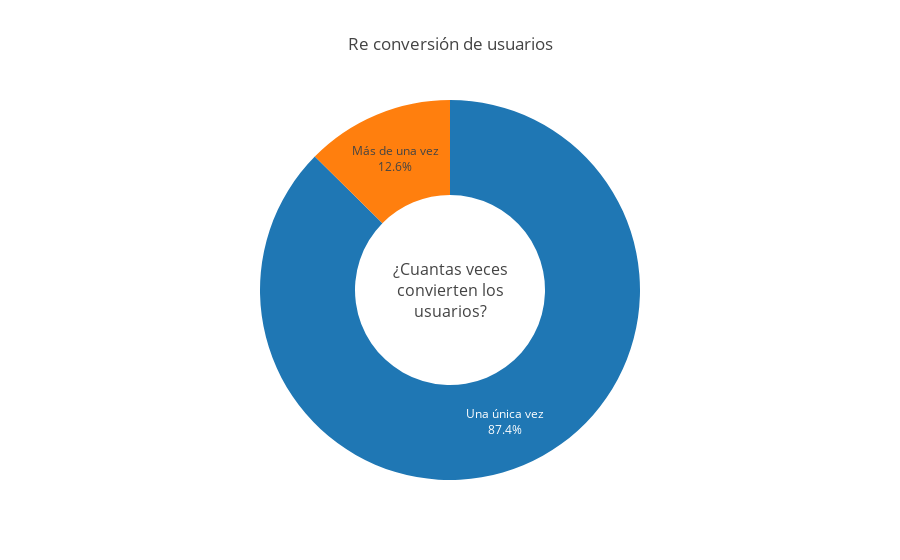

Notebook code for this chart:
### Code cell
fig = {
  "data": [
    {
      "values": group_cant_instal['reinstalo'].value_counts(),
      "text":["Una única vez","Más de una vez"],
      "textinfo":'percent+text',
      "hole": .5,
      "type": "pie",
    "textposition":"inside",
    }],
  "layout": {
        "title":"Re conversión de usuarios",
      "showlegend":False,
        "annotations": [
            {
                "font": {
                    "size": 16
                },
                "showarrow": False,
                "text": "¿Cuantas veces<br>convierten los<br>usuarios?"
            }
        ]
    }
}
py.offline.iplot(fig)

### Figure 1 — Plotly figure (JSON) as saved in the notebook; plotly's stock layout.template omitted (floating-point values rounded to 4 significant figures)
{"data": [{"hole": 0.5, "text": ["Una única vez", "Más de una vez"], "textinfo": "percent+text", "textposition": "inside", "type": "pie", "uid": "0e6087c9-cde6-4a2f-8756-d5515502e325", "values": [2629, 379]}], "layout": {"annotations": [{"font": {"size": 16}, "showarrow": false, "text": "¿Cuantas veces<br>convierten los<br>usuarios?"}], "showlegend": false, "title": {"text": "Re conversión de usuarios"}}}
